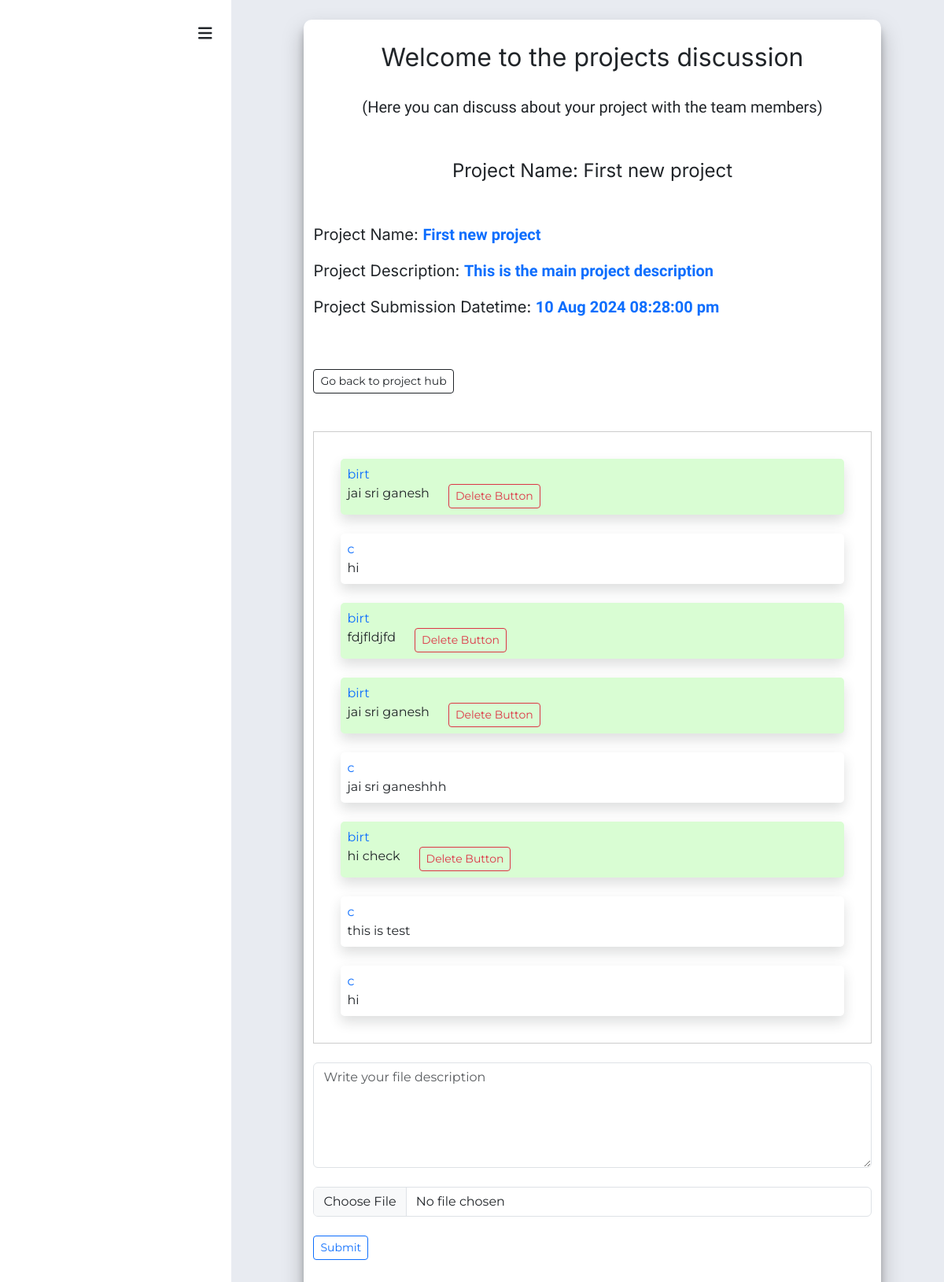
Page /project_discussions?project_id=6 (signed in) on the committed database.
### tables this page shows
CREATE TABLE `projects` (
  `project_id` int(11) NOT NULL,
  `project_name` varchar(255) NOT NULL,
  `project_desc` varchar(255) NOT NULL,
  `project_submission_datetime` varchar(255) NOT NULL,
  `datetime` datetime NOT NULL DEFAULT current_timestamp()
);

CREATE TABLE `project_discussions` (
  `repository_msg_id` int(11) NOT NULL,
  `project_id` varchar(255) NOT NULL,
  `repository_msg_code` varchar(255) NOT NULL,
  `repository_msg` varchar(255) NOT NULL,
  `repository_msg_status` varchar(255) NOT NULL,
  `msg_sender_user_id` varchar(255) NOT NULL,
  `msg_sender_user_name` varchar(255) NOT NULL,
  `file_upload_status` varchar(255) NOT NULL,
  `file_name` varchar(255) NOT NULL,
  `msg_show_status` varchar(255) NOT NULL,
  `file_show_status` varchar(255) NOT NULL,
  `datetime` datetime NOT NULL DEFAULT current_timestamp()
);

### config/conn.php (called while the page is built, shortened)
<?php
class database{
    protected function connection(){
        $this->hostname = 'localhost';
        $this->db_username = 'root';
        $this->db_password = '';
        $this->dbname = 'nexgenproject_2.0';
        $conn = new mysqli($this->hostname, $this->db_username, $this->db_password, $this->dbname);
        return $conn;
    }
}
?>

### models/models.php (called while the page is built, shortened)
<?php
class models extends database{
    public function get_all_data($table_name, $where_conditions = 1){
        $sql = "SELECT * FROM `$table_name` WHERE $where_conditions ";
        $result = $this->connection()->query($sql);
        return $result;
    }
}
?>

### views/pages/projects_discussions.views.php (the view, shortened to what this page needs)
<?php
require __DIR__ . '/inc/_header.php';
$controllers->login_check();
?>
<main>
    <div class="dashboard_main_section">
        <div class="row">
            <div class="col-md-3 " style="background-color: white !important;">
                <div class="integrate_mobile_sidebar">
                    <?php
                    include __DIR__ . '/inc/_mobile_sidebar.php';
                    ?>
                </div>
            </div>
            <div class="col-md-9 cus_bg_main_section_color">
                <div class="main_content_section scrollbar_container">
                    <div class="the_running_main_content montserrat_font">
                        <div class="details_container">
                            <div class="details_container_info">
                                <div class="container">
                                    <div class="title_section">
                                        <div class="section_title fs-2 text-center mt-4 inter-font">
                                            Welcome to the projects discussion
                                        </div>
                                        <div class="section_desc fs-5 text-center mt-4 mb-4 lux_roman">
                                            (Here you can discuss about your project with the team members)
                                        </div>
                                        <div class="section_title pt-4 fs-4 text-center mt-4 inter-font">
                                            <?php
                                            $project_id = $_GET['project_id'];
                                            $result_check_projects = $controllers->get_all_data("projects", "`project_id` = '$project_id'");
                                            if ($result_check_projects) {
                                                if ($result_check_projects->num_rows > 0) {
                                                    while ($row = $result_check_projects->fetch_assoc()) {
                                                        $project_name = $row['project_name'];
                                                        $project_desc = $row['project_desc'];
                                                        $project_submission_datetime = date("d M Y m:i:s a", strtotime($row['project_submission_datetime']));
                                                    }
                                                }
                                            }
                                            ?>
                                            <div class="project_name_section">
                                                Project Name: <?php echo $project_name ?> <br />
                                            </div>
                                        </div>
                                    </div>
                                </div>
                                <div class="main_content_section mt-4">
                                    <div class="projects_content">
                                        <div class="container">
                                            <div class="project_info fs-5 inter-font mt-4 mb-4 pb-4 ">
                                                <div class="project_name_info mb-3 ">
                                                    Project Name: <span
                                                        class="lux_roman text-primary fw-bold"><?php echo $project_name ?></span>
                                                </div>
                                                <div class="project_desc_info mb-3 ">
                                                    Project Description: <span
                                                        class="lux_roman text-primary fw-bold"><?php echo $project_desc ?></span>
                                                </div>
                                                <div class="project_submission_datetime mb-3 ">
                                                    Project Submission Datetime: <span
                                                        class="lux_roman text-primary fw-bold"><?php echo $project_submission_datetime ?></span>
                                                </div>
                                            </div>
                                        </div>
                                    </div>
                                    <div class="go_back_btn">
                                        <div class="container">
                                            <a href="/projects_hub?project_id=<?php echo $project_id ?>">
                                                <button class="btn btn-sm btn-outline-dark">Go back to project
                                                    hub</button>
                                            </a>
                                        </div>
                                    </div>
                                    <div class="files_repository_main_section mt-4 pt-4 mb-4 pb-4">
                                        <div class="main_file_repository_section">
                                            <div class="msg_main_section">
                                                <div class="container">
                                                    <div class="msg_container" id="messages">
                                                        <?php
                                                        $get_current_user_id = $_SESSION['user_id'];
                                                        $result_get_project_repository_messages = $controllers->get_all_data("project_discussions", "`project_id` = '$project_id'");
                                                        if ($result_get_project_repository_messages) {
                                                            if ($result_get_project_repository_messages->num_rows > 0) {
                                                                while ($row = $result_get_project_repository_messages->fetch_assoc()) {
                                                                    $get_repository_msg_id = $row['repository_msg_id'];
                                                                    $get_repository_msg = $row['repository_msg'];
                                                                    $get_msg_sender_user_id = $row['msg_sender_user_id'];
                                                                    $get_msg_sender_user_name = $row['msg_sender_user_name'];
                                                                    if ($get_msg_sender_user_id == $get_current_user_id) {
                                                                        if ($get_repository_msg != '') {
                                                                            echo '<div class="parent_msg sended_msg shadow m-4 msg_id_' . $get_repository_msg_id . ' " id="msg_id_' . $get_repository_msg_id . '"><div class="msg_sender_user_name text-primary">' . $get_msg_sender_user_name . '</div><div class="main_msg_section d-flex"><div class="msg">' . $get_repository_msg . '</div><div class="delete_button"><button type="button" onclick="delete_msg(this)"  data-repository_msg_id="' . $get_repository_msg_id . '"  class="btn ms-4  btn-sm btn-outline-danger">Delete Button</button></div></div></div>';
                                                                        }
                                                                    } else {
                                                                        if ($get_repository_msg != '') {
                                                                            echo '<div class="parent_msg received_msg shadow m-4 msg_id_' . $get_repository_msg_id . ' " id="msg_id_' . $get_repository_msg_id . '"><div class="msg_sender_user_name text-primary">' . $get_msg_sender_user_name . '</div><div class="msg">' . $get_repository_msg . '</div></div>';
                                                                        }
                                                                    }
                                                                }
                                                            }
                                                        }
                                                        ?>
                                                    </div>
                                                    <div class="repl_section">
                                                        <form id="submit_form">
                                                            <textarea name="message" id="msg_to_send"
                                                                placeholder="Write your file description"
                                                                class="form-control mt-4 mb-4" cols="30"
                                                                rows="5"></textarea>
                                                            <input type="file" name="repo_upload_file"
                                                                class="form-control" id="repo_upload_file">
                                                            <button name="send_file_repo_msg" type="submit"
                                                                class="btn btn-outline-primary mt-4 btn-sm"
                                                                id="msg_submit">Submit</button>
                                                        </form>
                                                    </div>
                                                </div>
                                            </div>
                                        </div>
                                    </div>
                                </div>
                            </div>
                        </div>
                    </div>
                </div>
            </div>
        </div>
    </div>
</main>
<?php
require __DIR__ . '/inc/_footer_scripts.php';

### assets/css/style.css (style rules this page uses)
* { margin: 0; padding: 0; box-sizing: border-box; }
:root { --cus-primary-color: #243CFC; --cus-main-section-bg-color: #E8EBF1; }

### assets/css/utilities.css (style rules this page uses)
:root { --cus-primary-color: #243CFC; --cus-main-section-bg-color: #E8EBF1; }
.cus_bg_main_section_color { background-color: var(--cus-main-section-bg-color) !important; }
.scrollbar_container { width: 100%; height: 100vh; overflow-y: scroll; -ms-overflow-style: none; scrollbar-width: none; }
body { overflow-x: hidden; }

### assets/css/dashboard.css (style rules this page uses)
.details_container { width: 100%; background-color: #E8EBF1; display: flex; justify-content: center; }
.details_container_info { height: auto; background-color: #fff; border-radius: 10px; box-shadow: 0 14px 28px rgba(0, 0, 0, 0.25), 0 10px 10px rgba(0, 0, 0, 0.22); display: flex; flex-direction: column; margin-top: 25px; margin-bottom: 100px !important; min-height: 80vh !important; width: 82%; }

### views/pages/projects_discussions.views.php (style rules this page uses)
.msg_container { max-height: 50vh; overflow-y: auto; padding: 10px; border: 1px solid #ccc; }
.received_msg { margin-bottom: 10px; padding: 8px; background-color: white !important; border-radius: 5px; }
.sended_msg { margin-bottom: 10px; padding: 8px; background-color: #D9FDD3 !important; border-radius: 5px; }
.details_container_info { height: auto !important; }

### rows in the picture
projects: project_name "First new project", project_desc "This is the main project description", project_submission_datetime "10 Aug 2024 08:28:00 pm"
project_discussions: msg_sender_user_name "birt", repository_msg "jai sri ganesh"
project_discussions: msg_sender_user_name "c", repository_msg "hi"
project_discussions: msg_sender_user_name "birt", repository_msg "fdjfldjfd"
project_discussions: msg_sender_user_name "birt", repository_msg "jai sri ganesh"
project_discussions: msg_sender_user_name "c", repository_msg "jai sri ganeshhh"
project_discussions: msg_sender_user_name "birt", repository_msg "hi check"
project_discussions: msg_sender_user_name "c", repository_msg "this is test"
project_discussions: msg_sender_user_name "c", repository_msg "hi"
